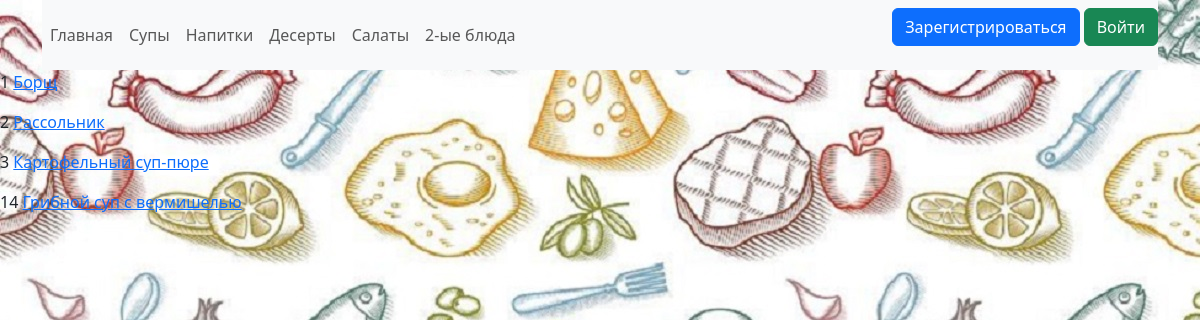
The page /soups on the database its author committed.
### data/recipes.py (models this page shows)
class Recipe(SqlAlchemyBase):
    __tablename__ = 'recipes'
    id = sqlalchemy.Column(sqlalchemy.Integer,
                           primary_key=True, autoincrement=True)
    name = sqlalchemy.Column(sqlalchemy.String, nullable=True)
    ingredients = sqlalchemy.Column(sqlalchemy.TEXT, nullable=True)
    recipe = sqlalchemy.Column(sqlalchemy.TEXT)

### main.py (the view)
@app.route('/soups')
def soups():
    db_sess = db_session.create_session()
    temp = [el.id for el in db_sess.query(RecCat).filter(RecCat.id_cats == 1).all()]
    soups = db_sess.query(Recipe).filter(Recipe.id.in_(temp)).all()
    return render_template('list_soups.html', soups=soups)

### data/db_session.py (called while the page is built)
def create_session() -> Session:
    global __factory
    return __factory()

### templates/list_soups.html
{% extends "base.html" %}
{% block content %}
    {% for soup in soups %}
        <p>{{soup.id}} <a href="{{ url_for('soup', pk=soup.id) }}">{{soup.name}}</a></p>
    {% endfor %}
{% endblock %}

### rows shown on the page
Recipe: id "1", name "Борщ"
Recipe: id "2", name "Рассольник"
Recipe: id "3", name "Картофельный суп-пюре"
Recipe: id "14", name "Грибной суп с вермишелью"
